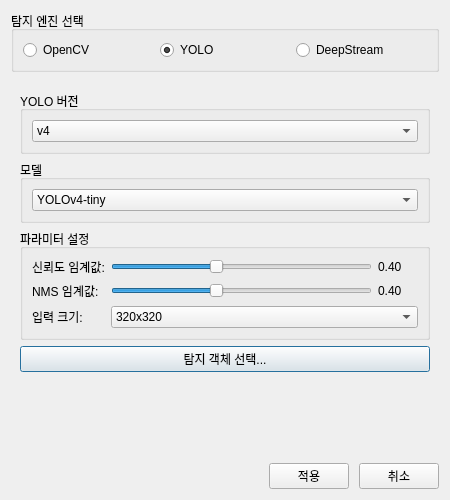
<?xml version="1.0" encoding="UTF-8"?>
<ui version="4.0">
 <class>DetectorSettings</class>
 <widget class="QDialog" name="DetectorSettings">
  <property name="geometry">
   <rect>
    <x>0</x>
    <y>0</y>
    <width>450</width>
    <height>500</height>
   </rect>
  </property>
  <property name="minimumSize">
   <size>
    <width>450</width>
    <height>500</height>
   </size>
  </property>
  <property name="windowTitle">
   <string>탐지 설정</string>
  </property>
  <property name="modal">
   <bool>true</bool>
  </property>
  <layout class="QVBoxLayout" name="verticalLayout">
   <property name="spacing">
    <number>10</number>
   </property>
   <item>
    <widget class="QGroupBox" name="detectorTypeGroup">
     <property name="title">
      <string>탐지 엔진 선택</string>
     </property>
     <layout class="QHBoxLayout" name="horizontalLayout">
      <item>
       <widget class="QRadioButton" name="opencvRadio">
        <property name="text">
         <string>OpenCV</string>
        </property>
        <property name="checked">
         <bool>false</bool>
        </property>
       </widget>
      </item>
      <item>
       <widget class="QRadioButton" name="yoloRadio">
        <property name="text">
         <string>YOLO</string>
        </property>
        <property name="checked">
         <bool>true</bool>
        </property>
       </widget>
      </item>
      <item>
       <widget class="QRadioButton" name="deepstreamRadio">
        <property name="text">
         <string>DeepStream</string>
        </property>
       </widget>
      </item>
     </layout>
    </widget>
   </item>
   <item>
    <widget class="QStackedWidget" name="settingsStack">
     <property name="currentIndex">
      <number>1</number>
     </property>
     <widget class="QWidget" name="opencvPage">
      <layout class="QVBoxLayout" name="verticalLayout_2">
       <item>
        <widget class="QGroupBox" name="opencvModelGroup">
         <property name="title">
          <string>OpenCV 모델</string>
         </property>
         <layout class="QVBoxLayout" name="verticalLayout_5">
          <item>
           <widget class="QComboBox" name="opencvModelCombo">
            <item>
             <property name="text">
              <string>HOG-SVM</string>
             </property>
            </item>
            <item>
             <property name="text">
              <string>Haar Cascade</string>
             </property>
            </item>
            <item>
             <property name="text">
              <string>DNN 기반 모델</string>
             </property>
            </item>
           </widget>
          </item>
          <item>
           <layout class="QFormLayout" name="formLayout_3">
            <item row="0" column="0">
             <widget class="QLabel" name="label_5">
              <property name="text">
               <string>스케일 팩터:</string>
              </property>
             </widget>
            </item>
            <item row="0" column="1">
             <widget class="QDoubleSpinBox" name="opencvScaleSpinBox">
              <property name="decimals">
               <number>2</number>
              </property>
              <property name="minimum">
               <double>1.010000000000000</double>
              </property>
              <property name="maximum">
               <double>2.000000000000000</double>
              </property>
              <property name="singleStep">
               <double>0.010000000000000</double>
              </property>
              <property name="value">
               <double>1.050000000000000</double>
              </property>
             </widget>
            </item>
            <item row="1" column="0">
             <widget class="QLabel" name="label_6">
              <property name="text">
               <string>최소 이웃:</string>
              </property>
             </widget>
            </item>
            <item row="1" column="1">
             <widget class="QSpinBox" name="opencvMinNeighborsSpinBox">
              <property name="minimum">
               <number>1</number>
              </property>
              <property name="maximum">
               <number>10</number>
              </property>
              <property name="value">
               <number>3</number>
              </property>
             </widget>
            </item>
           </layout>
          </item>
         </layout>
        </widget>
       </item>
       <item>
        <spacer name="verticalSpacer_2">
         <property name="orientation">
          <enum>Qt::Vertical</enum>
         </property>
         <property name="sizeHint" stdset="0">
          <size>
           <width>20</width>
           <height>40</height>
          </size>
         </property>
        </spacer>
       </item>
      </layout>
     </widget>
     <widget class="QWidget" name="yoloPage">
      <layout class="QVBoxLayout" name="verticalLayout_3">
       <item>
        <widget class="QGroupBox" name="yoloVersionGroup">
         <property name="title">
          <string>YOLO 버전</string>
         </property>
         <layout class="QVBoxLayout" name="verticalLayout_6">
          <item>
           <widget class="QComboBox" name="yoloVersionCombo">
            <item>
             <property name="text">
              <string>v4</string>
             </property>
            </item>
            <item>
             <property name="text">
              <string>v5</string>
             </property>
            </item>
            <item>
             <property name="text">
              <string>v7</string>
             </property>
            </item>
            <item>
             <property name="text">
              <string>v8</string>
             </property>
            </item>
           </widget>
          </item>
         </layout>
        </widget>
       </item>
       <item>
        <widget class="QGroupBox" name="yoloModelGroup">
         <property name="title">
          <string>모델</string>
         </property>
         <layout class="QVBoxLayout" name="verticalLayout_7">
          <item>
           <widget class="QComboBox" name="yoloModelCombo">
            <item>
             <property name="text">
              <string>YOLOv4-tiny</string>
             </property>
            </item>
            <item>
             <property name="text">
              <string>YOLOv4</string>
             </property>
            </item>
           </widget>
          </item>
         </layout>
        </widget>
       </item>
       <item>
        <widget class="QGroupBox" name="yoloParamsGroup">
         <property name="title">
          <string>파라미터 설정</string>
         </property>
         <layout class="QVBoxLayout" name="verticalLayout_8">
          <item>
           <layout class="QFormLayout" name="formLayout">
            <item row="0" column="0">
             <widget class="QLabel" name="label">
              <property name="text">
               <string>신뢰도 임계값:</string>
              </property>
             </widget>
            </item>
            <item row="0" column="1">
             <layout class="QHBoxLayout" name="horizontalLayout_2">
              <item>
               <widget class="QSlider" name="yoloConfidenceSlider">
                <property name="minimum">
                 <number>1</number>
                </property>
                <property name="maximum">
                 <number>99</number>
                </property>
                <property name="value">
                 <number>40</number>
                </property>
                <property name="orientation">
                 <enum>Qt::Horizontal</enum>
                </property>
               </widget>
              </item>
              <item>
               <widget class="QLabel" name="yoloConfidenceLabel">
                <property name="minimumSize">
                 <size>
                  <width>40</width>
                  <height>0</height>
                 </size>
                </property>
                <property name="text">
                 <string>0.40</string>
                </property>
               </widget>
              </item>
             </layout>
            </item>
            <item row="1" column="0">
             <widget class="QLabel" name="label_2">
              <property name="text">
               <string>NMS 임계값:</string>
              </property>
             </widget>
            </item>
            <item row="1" column="1">
             <layout class="QHBoxLayout" name="horizontalLayout_3">
              <item>
               <widget class="QSlider" name="yoloNmsSlider">
                <property name="minimum">
                 <number>1</number>
                </property>
                <property name="maximum">
                 <number>99</number>
                </property>
                <property name="value">
                 <number>40</number>
                </property>
                <property name="orientation">
                 <enum>Qt::Horizontal</enum>
                </property>
               </widget>
              </item>
              <item>
               <widget class="QLabel" name="yoloNmsLabel">
                <property name="minimumSize">
                 <size>
                  <width>40</width>
                  <height>0</height>
                 </size>
                </property>
                <property name="text">
                 <string>0.40</string>
                </property>
               </widget>
              </item>
             </layout>
            </item>
            <item row="2" column="0">
             <widget class="QLabel" name="label_3">
              <property name="text">
               <string>입력 크기:</string>
              </property>
             </widget>
            </item>
            <item row="2" column="1">
             <widget class="QComboBox" name="yoloInputSizeCombo">
              <item>
               <property name="text">
                <string>320x320</string>
               </property>
              </item>
              <item>
               <property name="text">
                <string>416x416</string>
               </property>
              </item>
              <item>
               <property name="text">
                <string>512x512</string>
               </property>
              </item>
              <item>
               <property name="text">
                <string>608x608</string>
               </property>
              </item>
             </widget>
            </item>
           </layout>
          </item>
         </layout>
        </widget>
       </item>
       <item>
        <widget class="QPushButton" name="objectSelectionButton">
         <property name="text">
          <string>탐지 객체 선택...</string>
         </property>
        </widget>
       </item>
       <item>
        <spacer name="verticalSpacer">
         <property name="orientation">
          <enum>Qt::Vertical</enum>
         </property>
         <property name="sizeHint" stdset="0">
          <size>
           <width>20</width>
           <height>40</height>
          </size>
         </property>
        </spacer>
       </item>
      </layout>
     </widget>
     <widget class="QWidget" name="deepstreamPage">
      <layout class="QVBoxLayout" name="verticalLayout_4">
       <item>
        <widget class="QGroupBox" name="deepstreamModelGroup">
         <property name="title">
          <string>DeepStream 모델</string>
         </property>
         <layout class="QVBoxLayout" name="verticalLayout_9">
          <item>
           <widget class="QComboBox" name="deepstreamModelCombo">
            <item>
             <property name="text">
              <string>ResNet-10</string>
             </property>
            </item>
            <item>
             <property name="text">
              <string>ResNet-18</string>
             </property>
            </item>
            <item>
             <property name="text">
              <string>ResNet-34</string>
             </property>
            </item>
           </widget>
          </item>
         </layout>
        </widget>
       </item>
       <item>
        <widget class="QGroupBox" name="deepstreamParamsGroup">
         <property name="title">
          <string>파라미터 설정</string>
         </property>
         <layout class="QVBoxLayout" name="verticalLayout_10">
          <item>
           <layout class="QFormLayout" name="formLayout_2">
            <item row="0" column="0">
             <widget class="QLabel" name="label_4">
              <property name="text">
               <string>신뢰도 임계값:</string>
              </property>
             </widget>
            </item>
            <item row="0" column="1">
             <layout class="QHBoxLayout" name="horizontalLayout_4">
              <item>
               <widget class="QSlider" name="deepstreamConfidenceSlider">
                <property name="minimum">
                 <number>1</number>
                </property>
                <property name="maximum">
                 <number>99</number>
                </property>
                <property name="value">
                 <number>40</number>
                </property>
                <property name="orientation">
                 <enum>Qt::Horizontal</enum>
                </property>
               </widget>
              </item>
              <item>
               <widget class="QLabel" name="deepstreamConfidenceLabel">
                <property name="minimumSize">
                 <size>
                  <width>40</width>
                  <height>0</height>
                 </size>
                </property>
                <property name="text">
                 <string>0.40</string>
                </property>
               </widget>
              </item>
             </layout>
            </item>
            <item row="1" column="0">
             <widget class="QLabel" name="label_7">
              <property name="text">
               <string>배치 크기:</string>
              </property>
             </widget>
            </item>
            <item row="1" column="1">
             <widget class="QSpinBox" name="deepstreamBatchSizeSpinBox">
              <property name="minimum">
               <number>1</number>
              </property>
              <property name="maximum">
               <number>8</number>
              </property>
              <property name="value">
               <number>1</number>
              </property>
             </widget>
            </item>
           </layout>
          </item>
         </layout>
        </widget>
       </item>
       <item>
        <spacer name="verticalSpacer_3">
         <property name="orientation">
          <enum>Qt::Vertical</enum>
         </property>
         <property name="sizeHint" stdset="0">
          <size>
           <width>20</width>
           <height>40</height>
          </size>
         </property>
        </spacer>
       </item>
      </layout>
     </widget>
    </widget>
   </item>
   <item>
    <layout class="QHBoxLayout" name="horizontalLayout_5">
     <item>
      <spacer name="horizontalSpacer">
       <property name="orientation">
        <enum>Qt::Horizontal</enum>
       </property>
       <property name="sizeHint" stdset="0">
        <size>
         <width>40</width>
         <height>20</height>
        </size>
       </property>
      </spacer>
     </item>
     <item>
      <widget class="QPushButton" name="applyButton">
       <property name="text">
        <string>적용</string>
       </property>
      </widget>
     </item>
     <item>
      <widget class="QPushButton" name="cancelButton">
       <property name="text">
        <string>취소</string>
       </property>
      </widget>
     </item>
    </layout>
   </item>
  </layout>
 </widget>
 <resources/>
 <connections/>
</ui>
